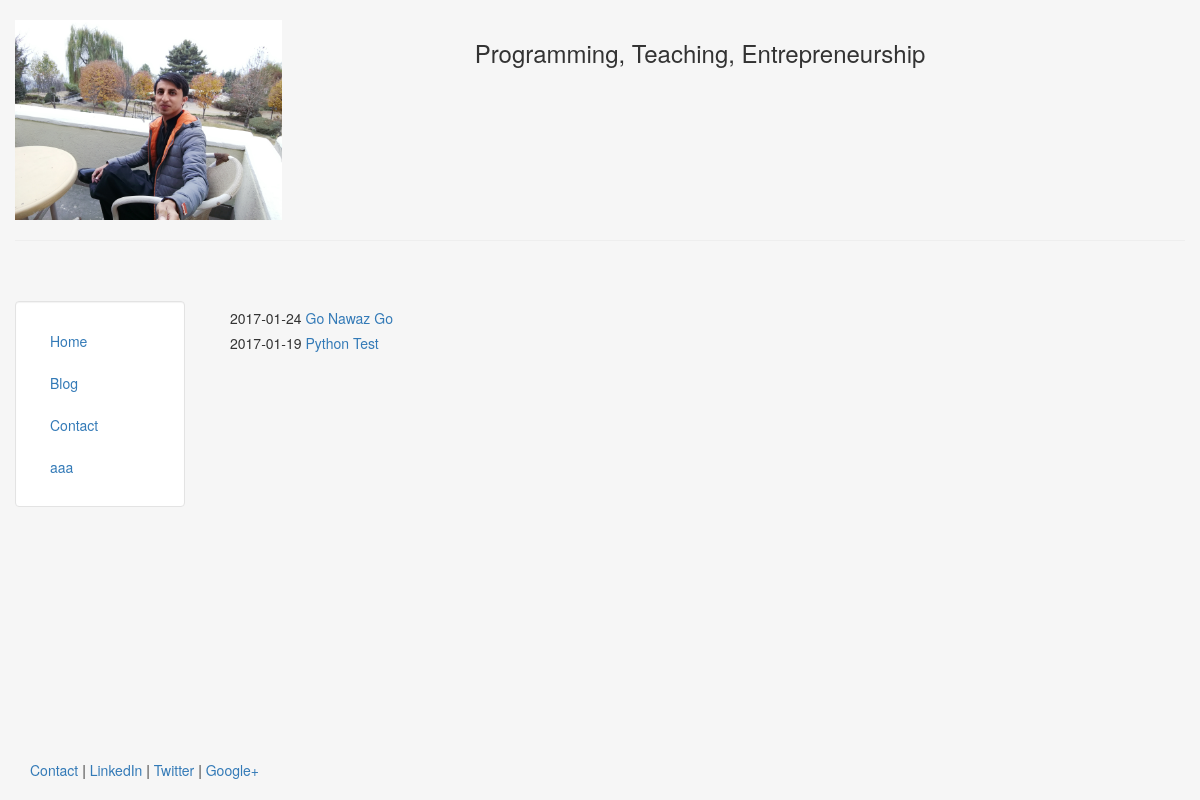
Screenshot of /blog/ with the database file from the repository.
### blog/models.py (models this page shows, shortened)
class Post(models.Model):
	title = models.CharField(max_length=140)
	body = models.TextField()
	date = models.DateTimeField()

### blog/templates/blog/blog.html (shortened to what this page needs)
{% extends "personal/header.html" %}
{% block content %}
	{% for post in object_list %}
	<h5> {{ post.date|date:"Y-m-d"}} <a href="/blog/{{post.id}}"> {{post.title}}</a></h5>
	{% endfor %}
{% endblock %}

### personal/templates/personal/header.html (shortened to what this page needs)
<!DOCTYPE html>
<html lang="en">
<head>
	{% load staticfiles %}
	<link rel="stylesheet" href="{% static 'personal/css/bootstrap.min.css' %}" type="text/css" />
</head>
<body class="body" style="background-color:#f6f6f6">
	<div class="container-fluid" style="min-height:95%; ">
		<div class="row">
			  <div class="col-sm-2">
				  <br>
				  <center>
					<img src="{% static 'personal/img/profile.jpg' %}" class="responsive-img" style='max-height:200px;' alt="face">
				  </center>
			  </div>
			  <div class="col-sm-10">
				  <br>
				  <center>
				  <h3>Programming, Teaching, Entrepreneurship</h3>
				  </center>
			  </div>
		</div><hr>
		<div class="row">
		  <div class="col-sm-2">
		  <br>
		  <br>
			<div class="well bs-sidebar" id="sidebar" style="background-color:#fff">
			  <ul class="nav nav-pills nav-stacked">
				<li><a href='/'>Home</a></li>
				<li><a href='/blog/'>Blog</a></li>
				<li><a href='/contact/'>Contact</a></li>
				<li><a href='/aaa/'>aaa</a></li>
			  </ul>
			</div>
		  </div>
		  <div class="col-sm-10">
			<div class='container-fluid'>
			<br><br>
			   {% block content %}
			   {% endblock %}
			</div>
		  </div>
		</div>
	</div>
	<footer>
		<div class="container-fluid" style='margin-left:15px'>
			<p><a href="#" target="blank">Contact</a> | <a href="#" target="blank">LinkedIn</a> | <a href="#" target="blank">Twitter</a> | <a href="#" target="blank">Google+</a></p>
		</div>
	</footer>
</body>
</html>

### personal/templates/personal/header.html (style rules this page uses)
html, body { height:100% }

### rows the page displays
Post: date "2017-01-24", title "Go Nawaz Go"
Post: date "2017-01-19", title "Python Test"
